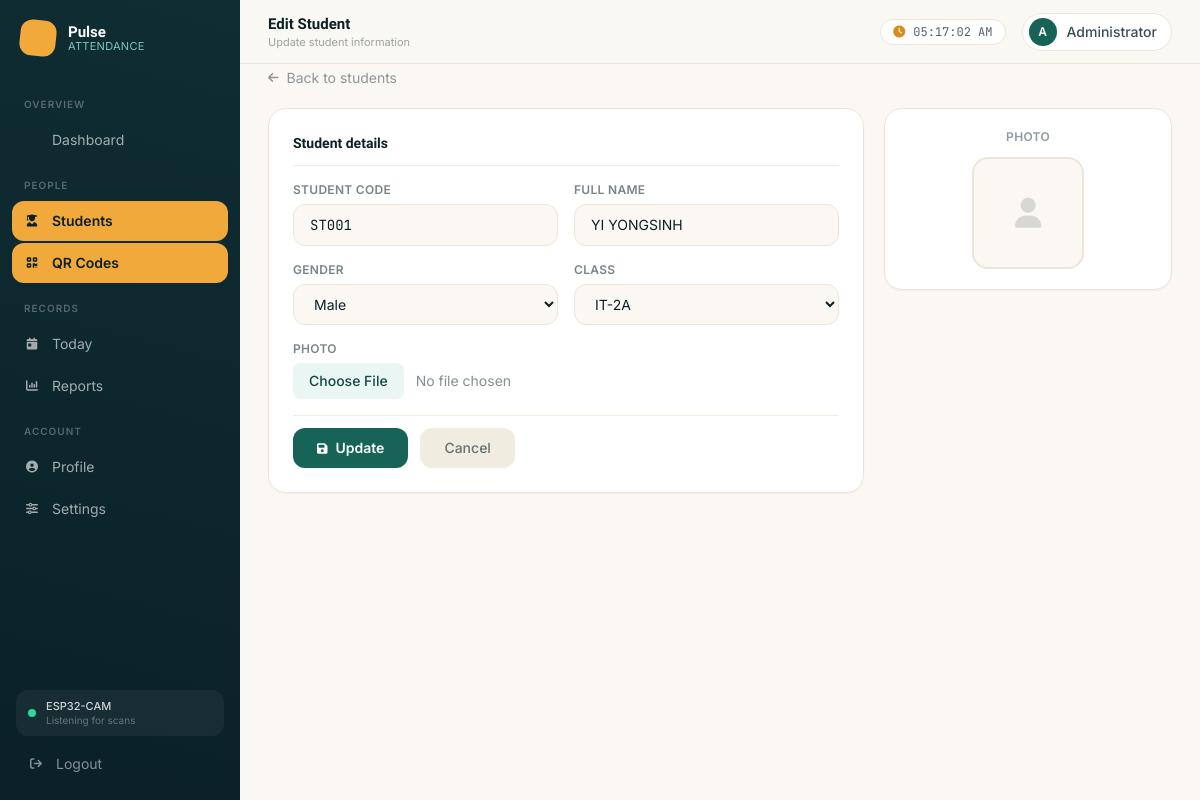
The app's page /project/students/edit.php?id=1 (signed in) with its own data.
### tables this page shows
CREATE TABLE IF NOT EXISTS students (
    id INT AUTO_INCREMENT PRIMARY KEY,
    student_code VARCHAR(20) NOT NULL UNIQUE,
    full_name VARCHAR(150) NOT NULL,
    gender ENUM('Male','Female') DEFAULT 'Male',
    class_name VARCHAR(50) DEFAULT '',
    phone VARCHAR(50) DEFAULT '',
    qr_image VARCHAR(255) DEFAULT '',
    image_student VARCHAR(255) DEFAULT '',
    status ENUM('active','inactive') DEFAULT 'active',
    created_at TIMESTAMP DEFAULT CURRENT_TIMESTAMP
);

CREATE TABLE IF NOT EXISTS classes (
    id INT AUTO_INCREMENT PRIMARY KEY,
    class_name VARCHAR(50) NOT NULL UNIQUE,
    description VARCHAR(255) DEFAULT ''
);

### project/students/edit.php (the view, shortened to what this page needs)
<?php
require_once __DIR__ . '/../config/db.php';
$id = (int)($_GET['id'] ?? 0);
$student = $conn->query("SELECT * FROM students WHERE id=$id")->fetch_assoc();
$classes = $conn->query("SELECT * FROM classes ORDER BY class_name");
?>
<?php require_once __DIR__ . '/../includes/header.php'; ?>
<?php require_once __DIR__ . '/../includes/sider.php'; ?>
<?php require_once __DIR__ . '/../includes/navbar.php'; ?>
<main class="ml-60 pt-16 p-7 rise-in">
    <a href="index.php" class="inline-flex items-center gap-2 text-ink/45 hover:text-ink text-sm mb-5 transition"><i class="fas fa-arrow-left text-xs"></i> Back to students</a>
    <div class="grid grid-cols-1 lg:grid-cols-3 gap-5">
        <form method="POST" enctype="multipart/form-data" class="lg:col-span-2 panel p-6 space-y-4">
            <h3 class="font-display font-semibold text-ink text-sm border-b border-[#F1ECE0] pb-3 mb-2">Student details</h3>
            <div class="grid grid-cols-2 gap-4">
                <div>
                    <label class="block text-xs font-semibold text-ink/55 mb-1.5 uppercase tracking-wide">Student Code</label>
                    <input type="text" name="student_code" value="<?= htmlspecialchars($student['student_code']) ?>"
                           class="w-full px-4 py-2.5 bg-sand border border-[#ECE6D9] rounded-xl text-sm font-mono focus:outline-none focus:ring-2 focus:ring-teal-500/30"/>
                </div>
                <div>
                    <label class="block text-xs font-semibold text-ink/55 mb-1.5 uppercase tracking-wide">Full Name</label>
                    <input type="text" name="full_name" value="<?= htmlspecialchars($student['full_name']) ?>"
                           class="w-full px-4 py-2.5 bg-sand border border-[#ECE6D9] rounded-xl text-sm focus:outline-none focus:ring-2 focus:ring-teal-500/30"/>
                </div>
                <div>
                    <label class="block text-xs font-semibold text-ink/55 mb-1.5 uppercase tracking-wide">Gender</label>
                    <select name="gender" class="w-full px-4 py-2.5 bg-sand border border-[#ECE6D9] rounded-xl text-sm focus:outline-none focus:ring-2 focus:ring-teal-500/30">
                        <option value="Male"   <?= $student['gender']==='Male'?'selected':'' ?>>Male</option>
                    </select>
                </div>
                <div>
                    <label class="block text-xs font-semibold text-ink/55 mb-1.5 uppercase tracking-wide">Class</label>
                    <select name="class_name" class="w-full px-4 py-2.5 bg-sand border border-[#ECE6D9] rounded-xl text-sm focus:outline-none focus:ring-2 focus:ring-teal-500/30">
                        <?php while ($c = $classes->fetch_assoc()): ?>
                        <option value="<?= htmlspecialchars($c['class_name']) ?>" <?= $student['class_name']===$c['class_name']?'selected':'' ?>><?= htmlspecialchars($c['class_name']) ?></option>
                        <?php endwhile; ?>
                    </select>
                </div>
            </div>
            <div>
                <label class="block text-xs font-semibold text-ink/55 mb-1.5 uppercase tracking-wide">Photo</label>
                <input type="file" name="photo" accept="image/*" onchange="previewImg(this)"
                       class="w-full text-sm text-ink/50 file:mr-3 file:py-2 file:px-4 file:rounded-lg file:border-0 file:text-sm file:font-medium file:bg-teal-50 file:text-teal-700 hover:file:bg-teal-100 cursor-pointer"/>
            </div>
            <div class="flex gap-3 pt-3 border-t border-[#F1ECE0]">
                <button type="submit" class="bg-teal-600 hover:bg-teal-700 text-white font-semibold px-6 py-2.5 rounded-xl text-sm transition shadow-sm"><i class="fas fa-save mr-2 text-xs"></i>Update</button>
                <a href="index.php" class="bg-[#F1ECE0] hover:bg-[#E9E2D2] text-ink/60 font-medium px-6 py-2.5 rounded-xl text-sm transition">Cancel</a>
            </div>
        </form>
        <div class="space-y-5">
            <div class="panel p-5 text-center">
                <p class="text-xs font-semibold text-ink/45 uppercase tracking-wide mb-3">Photo</p>
                <div class="w-28 h-28 mx-auto rounded-2xl border-2 border-[#ECE6D9] bg-sand overflow-hidden flex items-center justify-center">
                    <?php if ($student['image_student']): ?>
                    <img id="preview" src="<?= BASE_URL ?>/asset/images/<?= htmlspecialchars($student['image_student']) ?>" class="w-full h-full object-cover">
                    <?php else: ?>
                    <i id="preview-ph" class="fas fa-user text-3xl text-ink/15"></i>
                    <?php endif; ?>
                </div>
            </div>
        </div>
    </div>
</main>
<?php require_once __DIR__ . '/../includes/footer.php'; ?>

### project/includes/header.php (style rules this page uses)
* { font-family:'Inter',sans-serif }
.font-display { font-family:'Sora',sans-serif }
.font-mono { font-family:'JetBrains Mono',monospace }
body { background:#FBF8F3 }
.panel { background:#fff;border:1px solid #ECE6D9;border-radius:18px;box-shadow:0 1px 2px rgba(11,32,39,.04) }
.rise-in { animation:riseIn .45s cubic-bezier(.16,1,.3,1) forwards }

### records on screen
students: student_code "ST001", full_name "YI YONGSINH", gender "Male", class_name "IT-2A"

### other values on screen
$page_title "Edit Student"
$page_subtitle "Update student information"
substr($admin_name,0,1) "A"
$admin_name "Administrator"
